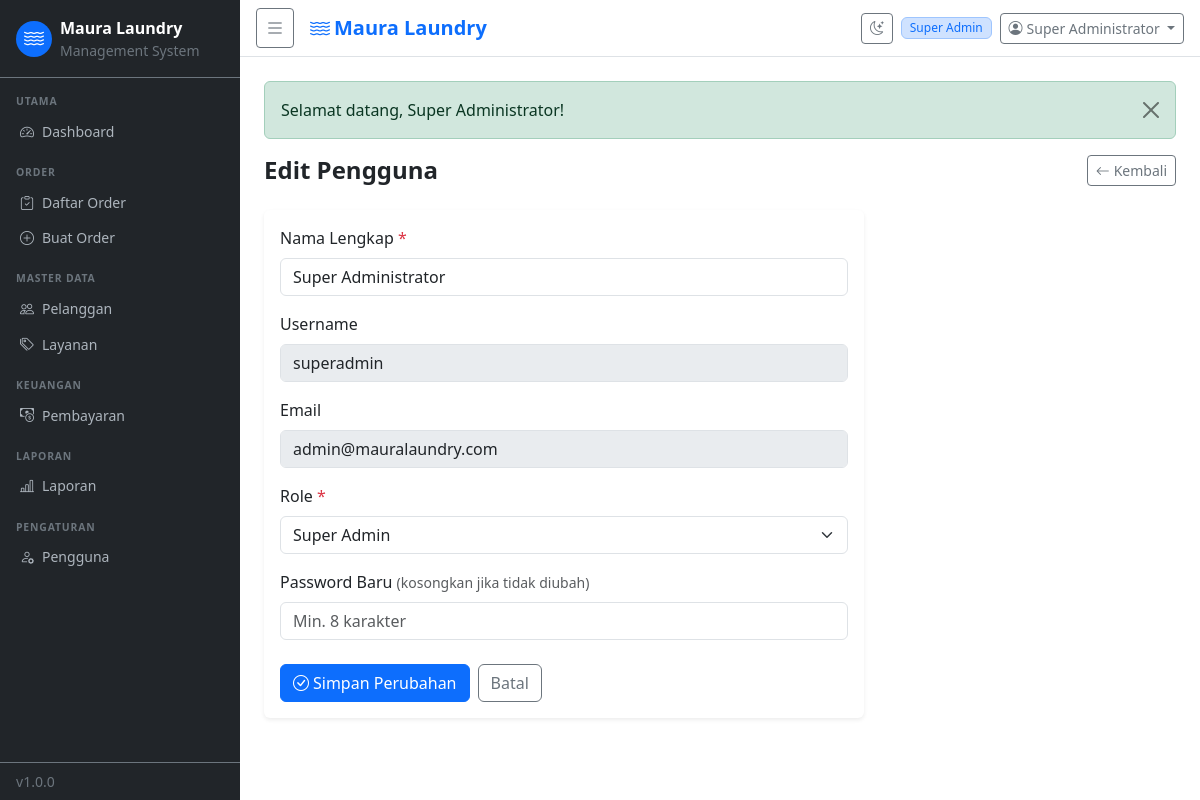
Page /pages/users/edit.php?id=1 (signed in) on the committed database.
### tables this page shows
CREATE TABLE `users` (
  `id` int(11) NOT NULL AUTO_INCREMENT,
  `role_id` int(11) NOT NULL,
  `name` varchar(100) NOT NULL,
  `username` varchar(50) NOT NULL,
  `email` varchar(150) NOT NULL,
  `phone` varchar(20) DEFAULT NULL,
  `password` varchar(255) NOT NULL,
  `email_verified` tinyint(1) NOT NULL DEFAULT 0,
  `email_token` varchar(100) DEFAULT NULL,
  `reset_token` varchar(100) DEFAULT NULL,
  `reset_expires` datetime DEFAULT NULL,
  `is_active` tinyint(1) NOT NULL DEFAULT 1,
  `created_at` datetime DEFAULT CURRENT_TIMESTAMP,
  PRIMARY KEY (`id`),
  UNIQUE KEY `username` (`username`),
  UNIQUE KEY `email` (`email`),
  KEY `role_id` (`role_id`),
  CONSTRAINT `u_role` FOREIGN KEY (`role_id`) REFERENCES `roles` (`id`)
);

CREATE TABLE `roles` (
  `id` int(11) NOT NULL AUTO_INCREMENT,
  `name` varchar(50) NOT NULL,
  `description` varchar(255) DEFAULT NULL,
  `created_at` datetime DEFAULT CURRENT_TIMESTAMP,
  PRIMARY KEY (`id`),
  UNIQUE KEY `name` (`name`)
);

### includes/auth.php (called while the page is built, shortened)
<?php
function is_logged_in(): bool {
    return !empty($_SESSION['user_id']);
}
function current_user(): ?array {
    static $user = null;
    if ($user === null) {
        $db   = db();
        $stmt = $db->prepare(
            "SELECT u.*, r.name AS role_name FROM users u
             JOIN roles r ON r.id = u.role_id
             WHERE u.id = ? AND u.is_active = 1"
        );
        $stmt->bind_param('i', $_SESSION['user_id']);
        $stmt->execute();
        $user = $stmt->get_result()->fetch_assoc();
    }
    return $user;
}
function user_permissions(): array {
    static $perms = null;
    if ($perms !== null) return $perms;
    $user = current_user();
    $db   = db();
    $stmt = $db->prepare(
        "SELECT p.name FROM permissions p
         JOIN role_permissions rp ON rp.permission_id = p.id
         WHERE rp.role_id = ?"
    );
    $stmt->bind_param('i', $user['role_id']);
    $stmt->execute();
    $result = $stmt->get_result();
    $perms  = [];
    while ($row = $result->fetch_assoc()) {
        $perms[] = $row['name'];
    }
    return $perms;
}
function can(string $permission): bool {
    return in_array($permission, user_permissions(), true);
}
function require_permission(string $permission): void {
    if (!can($permission)) {
        flash('error', 'Anda tidak memiliki akses ke halaman ini.');
        redirect(APP_URL . '/pages/dashboard.php');
    }
}

### includes/functions.php (called while the page is built, shortened)
<?php
function get_flash(): ?array {
    $f = $_SESSION['flash'] ?? null;
    return $f;
}
function h(string $s): string {
    return htmlspecialchars($s, ENT_QUOTES, 'UTF-8');
}

### pages/users/edit.php (the view, shortened to what this page needs)
<?php
require_once __DIR__ . '/../../../includes/functions.php';
require_once __DIR__ . '/../../../includes/auth.php';
require_permission('users.manage');
$db     = db();
$id     = (int)($_GET['id'] ?? 0);
$roles  = $db->query("SELECT * FROM roles ORDER BY id")->fetch_all(MYSQLI_ASSOC);
$stmt = $db->prepare("SELECT * FROM users WHERE id = ?");
$stmt->bind_param('i', $id); $stmt->execute();
$user = $stmt->get_result()->fetch_assoc(); $stmt->close();
require_once __DIR__ . '/../../includes/header.php';
?>
<div class="d-flex justify-content-between align-items-center mb-4">
  <h4 class="fw-bold mb-0">Edit Pengguna</h4>
  <a href="<?= APP_URL ?>/pages/users/index.php" class="btn btn-outline-secondary btn-sm"><i class="bi bi-arrow-left me-1"></i>Kembali</a>
</div>
<div class="card border-0 shadow-sm" style="max-width:600px">
  <div class="card-body">
    <form method="POST" novalidate>
      <div class="mb-3">
        <label class="form-label">Nama Lengkap <span class="text-danger">*</span></label>
        <input type="text" name="name" class="form-control" value="<?= h($user['name']) ?>" required autofocus>
      </div>
      <div class="mb-3">
        <label class="form-label">Username</label>
        <input type="text" class="form-control" value="<?= h($user['username']) ?>" disabled>
      </div>
      <div class="mb-3">
        <label class="form-label">Email</label>
        <input type="text" class="form-control" value="<?= h($user['email']) ?>" disabled>
      </div>
      <div class="mb-3">
        <label class="form-label">Role <span class="text-danger">*</span></label>
        <select name="role_id" class="form-select" required>
          <?php foreach ($roles as $r): ?>
            <option value="<?= $r['id'] ?>" <?= $user['role_id'] == $r['id'] ? 'selected' : '' ?>><?= h($r['name']) ?></option>
          <?php endforeach; ?>
        </select>
      </div>
      <div class="mb-4">
        <label class="form-label">Password Baru <span class="text-muted small">(kosongkan jika tidak diubah)</span></label>
        <input type="password" name="password" class="form-control" placeholder="Min. 8 karakter">
      </div>
      <div class="d-flex gap-2">
        <button type="submit" class="btn btn-primary"><i class="bi bi-check-circle me-1"></i>Simpan Perubahan</button>
        <a href="<?= APP_URL ?>/pages/users/index.php" class="btn btn-outline-secondary">Batal</a>
      </div>
    </form>
  </div>
</div>
<?php require_once __DIR__ . '/../../includes/footer.php'; ?>

### includes/header.php (shortened to what this page needs)
<?php
$user  = current_user();
$flash = get_flash();
?>
<!DOCTYPE html>
<html lang="id">
<head>
  <link rel="stylesheet" href="https://cdn.jsdelivr.net/npm/bootstrap@5.3.8/dist/css/bootstrap.min.css">
  <link rel="stylesheet" href="https://cdn.jsdelivr.net/npm/bootstrap-icons@1.13.2/font/bootstrap-icons.min.css">
  <link rel="stylesheet" href="<?= APP_URL ?>/assets/css/style.css">
</head>
<body>
<div class="wrapper d-flex">
  <?php require_once __DIR__ . '/sidebar.php'; ?>
  <div class="main-content flex-grow-1">
    <nav class="navbar navbar-expand-lg navbar-light bg-white border-bottom px-3 py-2">
      <button class="btn btn-sm btn-outline-secondary me-3" id="sidebarToggle">
        <i class="bi bi-list fs-5"></i>
      </button>
      <span class="navbar-brand mb-0 fw-semibold text-primary">
        <i class="bi bi-water me-1"></i><?= APP_NAME ?>
      </span>
      <div class="ms-auto d-flex align-items-center gap-2">
        <button class="btn btn-sm btn-outline-secondary" id="darkToggle" title="Toggle tema">
          <i class="bi bi-moon-stars"></i>
        </button>
        <span class="badge bg-primary-subtle text-primary border border-primary-subtle">
          <?= h($user['role_name'] ?? '') ?>
        </span>
        <div class="dropdown">
          <button class="btn btn-sm btn-outline-secondary dropdown-toggle" data-bs-toggle="dropdown">
            <i class="bi bi-person-circle me-1"></i><?= h($user['name'] ?? '') ?>
          </button>
        </div>
      </div>
    </nav>
    <div class="p-4">
      <?php if ($flash): ?>
        <div class="alert alert-<?= $flash['type'] === 'error' ? 'danger' : h($flash['type']) ?> alert-dismissible fade show" role="alert">
          <?= h($flash['message']) ?>
          <button type="button" class="btn-close" data-bs-dismiss="alert"></button>
        </div>
      <?php endif; ?>

### assets/css/style.css (style rules this page uses)
:root { --sidebar-width: 240px; --sidebar-collapsed: 60px; --primary: #0d6efd; --page-bg: #f8f9fa; --card-bg: #ffffff; --text-primary: #212529; --border-color: #dee2e6; }
.wrapper { min-height: 100vh; }
.main-content { min-width: 0; }
.badge { font-size: .75em; font-weight: 500; }

### rows in the picture
users: role.name "Super Admin", name "Super Administrator", username "superadmin", email "admin@mauralaundry.com", role_id "Super Admin"

### other values in the picture
$label "Dashboard Daftar Order Buat Order Pelanggan Layanan Pembayaran Laporan Pengguna"
APP_VERSION "1.0.0"
APP_NAME "Maura Laundry"
$flash['message'] "Selamat datang, Super Administrator!"
